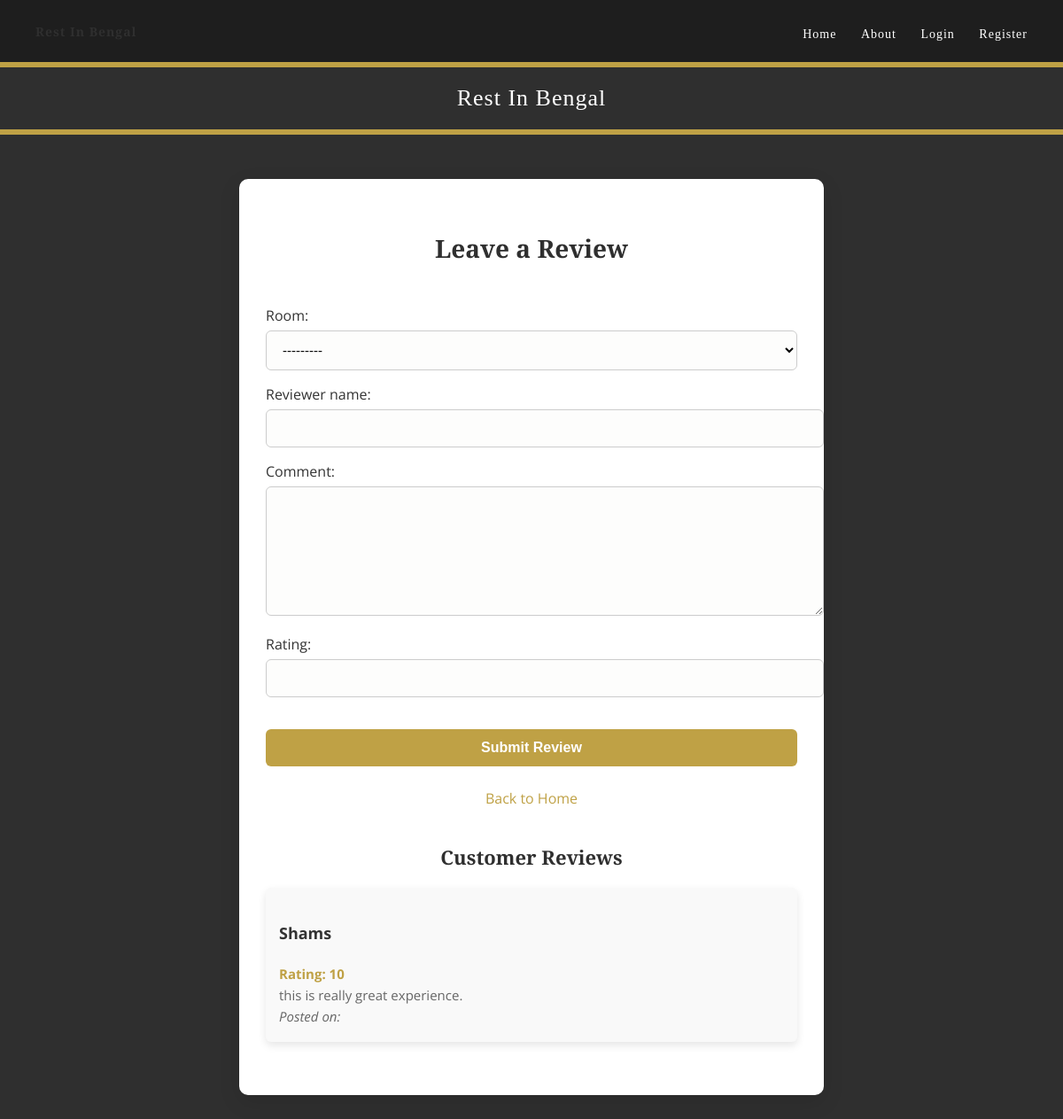
/review/, run on the app's committed database.
### app2/models.py (models this page shows)
class Review(models.Model):
    room = models.ForeignKey(Room, on_delete=models.CASCADE)
    reviewer_name = models.CharField(max_length=100)
    comment = models.TextField()
    rating = models.IntegerField()

### app2/views.py (the view)
# urls.py: path('review/', views.leave_review, name='leave_review'),
def leave_review(request):
    if request.method == 'POST':
        form = ReviewForm(request.POST)
        if form.is_valid():
            form.save()  # Save the review to the database
            return redirect('home')  # Redirect to the home page after saving the review
    else:
        form = ReviewForm()
    reviews = Review.objects.all()  # Fetch all reviews
    return render(request, 'review.html', {'form': form, 'reviews': reviews})  # Pass reviews to template

### app2/forms.py
class ReviewForm(forms.ModelForm):
    class Meta:
        model = Review
        fields = ['room', 'reviewer_name', 'comment', 'rating']
    def __init__(self, *args, **kwargs):
        super(ReviewForm, self).__init__(*args, **kwargs)
        self.fields['room'].label_from_instance = lambda obj: f"{obj.type} - {obj.price}"  # Displaying room details

### templates/review.html (shortened to what this page needs)
<!DOCTYPE html>
<html lang="en">
<head>
</head>
<body>
    {% include 'navbar.html' %}
    <header>
        Rest In Bengal
    </header>
    <div class="review-container">
        <h1>Leave a Review</h1>
        <form method="post">
            <div class="form-group">
                {{ form.as_p }}
            </div>
            <button type="submit">Submit Review</button>
        </form>
        <div class="form-footer">
            <a href="{% url 'home' %}">Back to Home</a>
        </div>
        <div class="reviews-section">
            <h2>Customer Reviews</h2>
            {% for review in reviews %}
                <div class="review-item">
                    <h4>{{ review.reviewer_name }}</h4>
                    <p class="rating">Rating: {{ review.rating }}</p>
                    <p>{{ review.comment }}</p>
                    <p><em>Posted on: {{ review.created_at|date:"F j, Y, g:i a" }}</em></p>
                </div>
            {% empty %}
                <p>No reviews yet. Be the first to leave a review!</p>
            {% endfor %}
        </div>
    </div>
</body>
</html>

### templates/review.html (style rules this page uses)
body { font-family: 'Open Sans', sans-serif; background-color: #2F2F2F; margin: 0; padding: 0; }
header { background-color: #2f2f2f; color: #fff; padding: 20px; text-align: center; font-size: 26px; font-family: 'Playfair Display', serif; border-bottom: 6px solid #bfa145; letter-spacing: 1px; }
.review-container { background-color: #fff; padding: 40px 30px; border-radius: 10px; box-shadow: 0 8px 24px rgba(0, 0, 0, 0.1); width: 100%; max-width: 600px; margin: 50px auto; }
h1, h2 { font-family: 'Playfair Display', serif; text-align: center; color: #2f2f2f; }
h1 { font-size: 28px; margin-bottom: 30px; }
h2 { font-size: 22px; margin-top: 40px; margin-bottom: 20px; }
form { display: flex; flex-direction: column; }
.form-group { margin-bottom: 20px; }
.form-group label { font-size: 16px; color: #333; margin-bottom: 6px; display: block; }
.form-group input, .form-group textarea, .form-group select { width: 100%; padding: 12px 14px; font-size: 15px; border: 1px solid #ccc; border-radius: 6px; background-color: #fdfdfc; transition: border-color 0.3s ease; }
.form-group textarea { height: 120px; resize: vertical; }
button { padding: 12px 20px; font-size: 16px; color: white; background-color: #bfa145; border: none; border-radius: 6px; cursor: pointer; transition: background-color 0.3s ease; font-weight: 600; }
.form-footer { text-align: center; margin-top: 25px; }
.form-footer a { text-decoration: none; color: #bfa145; font-size: 16px; transition: color 0.3s ease; }
.reviews-section { margin-top: 40px; }
.review-item { background-color: #f9f9f9; padding: 15px; margin-bottom: 20px; border-radius: 6px; box-shadow: 0 4px 10px rgba(0, 0, 0, 0.1); }
.review-item h4 { font-size: 18px; color: #333; }
.review-item p { font-size: 15px; color: #666; margin: 4px 0; }
.review-item .rating { font-weight: bold; color: #bfa145; }

### data on the page
Review: reviewer_name "Shams", rating "10", comment "this is really great experience."
